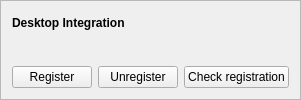
<?xml version="1.0" encoding="UTF-8"?>
<ui version="4.0">
 <class>RegistrationFrameLinux</class>
 <widget class="QFrame" name="RegistrationFrameLinux">
  <property name="frameShape">
   <enum>QFrame::Shape::StyledPanel</enum>
  </property>
  <property name="frameShadow">
   <enum>QFrame::Shadow::Raised</enum>
  </property>
  <layout class="QVBoxLayout" name="frame_layout">
   <item>
    <widget class="QLabel" name="frame_label">
     <property name="font">
      <font>
       <bold>true</bold>
      </font>
     </property>
     <property name="text">
      <string>Desktop Integration</string>
     </property>
    </widget>
   </item>
   <item>
    <widget class="QLabel" name="status_label">
     <property name="wordWrap">
      <bool>true</bool>
     </property>
    </widget>
   </item>
   <item>
    <layout class="QHBoxLayout" name="buttons_layout">
     <item>
      <widget class="QPushButton" name="register_button">
       <property name="toolTip">
        <string>Register the .rehu file association: the desktop entry, its MIME type and its icon</string>
       </property>
       <property name="text">
        <string>Register</string>
       </property>
      </widget>
     </item>
     <item>
      <widget class="QPushButton" name="unregister_button">
       <property name="toolTip">
        <string>Remove the desktop entry, its MIME type and its icon</string>
       </property>
       <property name="text">
        <string>Unregister</string>
       </property>
      </widget>
     </item>
     <item>
      <widget class="QPushButton" name="check_button">
       <property name="toolTip">
        <string>Verify the expected desktop entry, MIME type and icon are present</string>
       </property>
       <property name="text">
        <string>Check registration</string>
       </property>
      </widget>
     </item>
    </layout>
   </item>
  </layout>
 </widget>
 <resources/>
 <connections/>
</ui>
